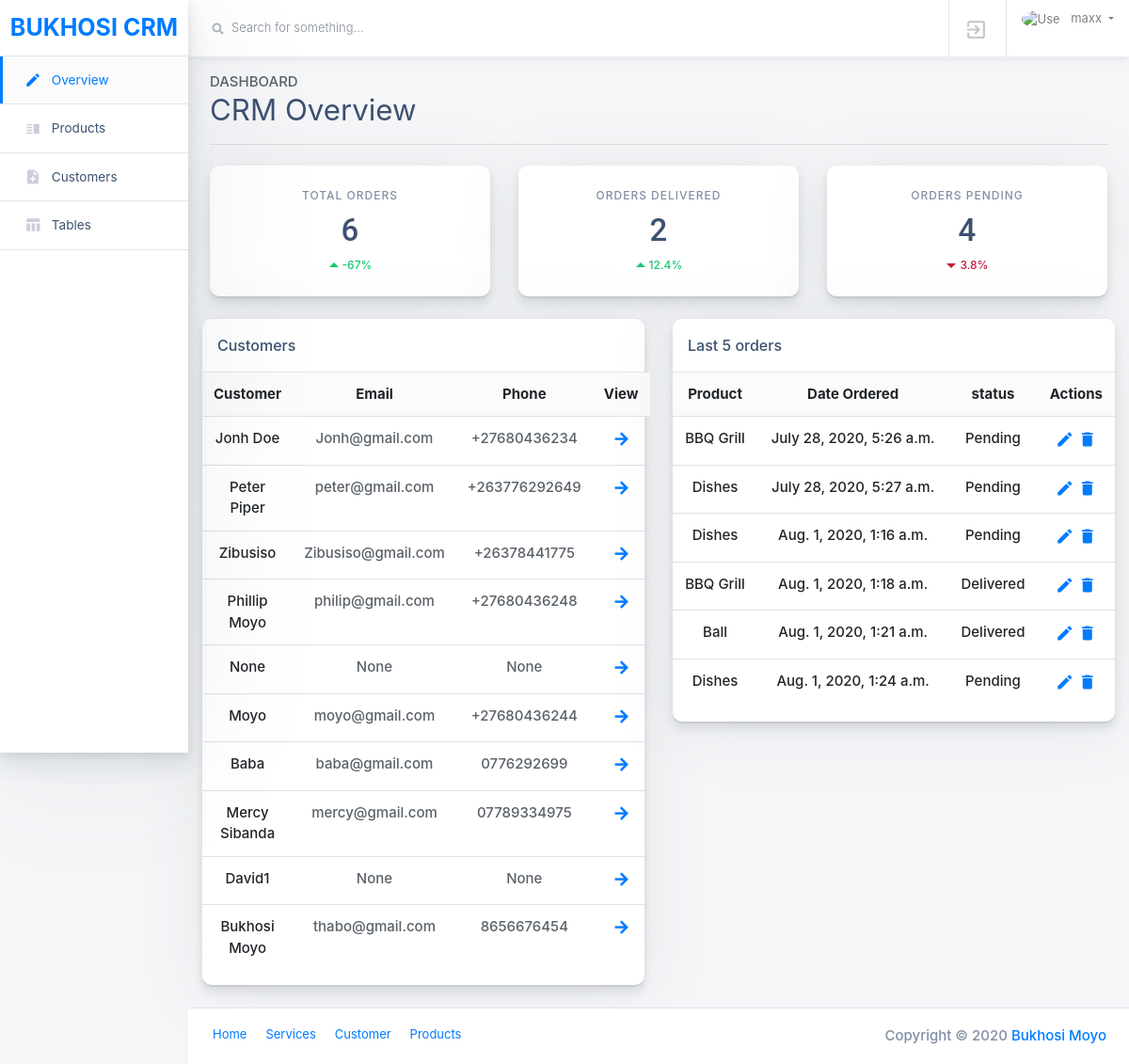
The app's page / (signed in) with its own data.
### accounts/models.py (models this page shows, shortened)
class Customer(models.Model):
    user = models.OneToOneField(User, null=True, blank=True, on_delete=models.CASCADE)
    name = models.CharField(max_length=200, null=True)
    phone = models.CharField(max_length=200, null=True)
    email = models.CharField(max_length=200, null=True)
    profile_pic = models.ImageField(default="profile.png", null=True, blank=True)
    description = models.TextField(null=True, blank=True, max_length=1000)
    date_created = models.DateTimeField(auto_now_add=True, null=True)

class Order(models.Model):
    STATUS = (
        ('Pending', 'Pending'),
        ('Out for delivery', 'Out for delivery'),
        ('Delivered', 'Delivered'),
    )
    customer = models.ForeignKey(Customer, null=True, on_delete=models.SET_NULL)
    product = models.ForeignKey(Product, null=True, on_delete=models.SET_NULL)
    date_created = models.DateTimeField(auto_now_add=True, null=True)
    status = models.CharField(max_length=200, null=True, choices=STATUS)
    note = models.CharField(max_length=200, null=True)

class Product(models.Model):
    CATEGORY = (
        ('Indoor', 'Indoor'),
        ('Outdoor', 'Outdoor'),
    )
    name = models.CharField(max_length=200, null=True)
    price = models.FloatField(null=True)
    category = models.CharField(max_length=200, null=True, choices=CATEGORY)
    description = models.CharField(max_length=200, null=True, blank=True)
    date_created = models.DateTimeField(auto_now_add=True, null=True)
    tags = models.ManyToManyField(Tag)
    def __str__(self):
        return self.name

### accounts/decorators.py (the view)
    def wrapper_function(request, *args, **kwargs):
        group = None
        if request.user.groups.exists():
            group = request.user.groups.all()[0].name
        if group == 'customer':
            return redirect('userpage')
        if group == 'admin':
            return view_func(request, *args, **kwargs)

### accounts/views.py (called while the page is built)
@login_required(login_url='login')
@admin_only
def home(request):
    orders = Order.objects.all()
    customers = Customer.objects.all()
    total_customers = customers.count()
    total_orders = orders.count()
    delivered = orders.filter(status='Delivered').count()
    pending = orders.filter(status='Pending').count()
    context = {'orders':orders,
               'customers':customers,
               'total_customers': total_customers,
               'total_orders': total_orders,
               'delivered':delivered,
               'pending': pending,
               }
    return render(request, 'accounts/dashboard.html', context)

### accounts/templates/accounts/dashboard.html
{% extends "accounts/main.html" %}
{% load static %}
{% block content %}
{% include 'accounts/navbar.html' %}
{% include 'accounts/sidebar.html' %}
{% include 'accounts/page_header.html' %}
{% include "accounts/status.html" %}
{% include "accounts/tables.html" %}
{% include "accounts/footer.html" %}
{% endblock content %}

### accounts/templates/accounts/navbar.html (shortened to what this page needs)
{% extends "accounts/main.html" %}
{% load static %}
{% block content %}
<main class="main-content col-lg-10 col-md-9 col-sm-12 p-0 offset-lg-2 offset-md-3 ">
    <div class="main-navbar sticky-top bg-white">
        <nav class="navbar align-items-stretch navbar-light flex-md-nowrap p-0">
            <form action="#" class="main-navbar__search w-100 d-none d-md-flex d-lg-flex">
            <div class="input-group input-group-seamless ml-3">
                <div class="input-group-prepend">
                <div class="input-group-text">
                    <i class="fas fa-search"></i>
                </div>
                </div>
                <input class="navbar-search form-control" type="text" placeholder="Search for something..." aria-label="Search"> </div>
            </form>
            <ul class="navbar-nav border-left flex-row ">
            <li class="nav-item border-right dropdown notifications">
                <a class="nav-link nav-link-icon text-center" href=" {% url 'logout' %} " role="button" id="dropdownMenuLink" data-toggle="dropdown" aria-haspopup="true" aria-expanded="false">
                <div class="nav-link-icon__wrapper">
                    <i class="material-icons">exit_to_app</i>
                </div>
                </a>
            </li>
            <li class="nav-item dropdown">
                <a class="nav-link dropdown-toggle text-nowrap px-3" data-toggle="dropdown" href="" role="button" aria-haspopup="true" aria-expanded="false">
                <img class="user-avatar rounded-circle mr-2" src="{{request.user.customer.profile_pic.url}}" alt="User Avatar">
                <span class="d-none d-md-inline-block"> {{ request.user }} </span>
                </a>
            </li>
            </ul>
        </nav>
    </div>
</main>
{% endblock content %}

### accounts/templates/accounts/tables.html
{% extends "accounts/main.html" %}
{% load static %}
{% block content %}
<main class="main-content col-lg-10 col-md-9 col-sm-12 p-0 offset-lg-2 offset-md-3">
  <div class="container-fluid">
      <div class="row">
          <div class="col-md-6">
          <div class="card card-small mb-4">
              <div class="card-header border-bottom">
              <h6 class="m-0">Customers  </h6>
              </div>
              <div class="card-body p-0 pb-3 text-center">
              <table class="table mb-0">
                  <thead class="bg-light">
                  <tr>
                      <th scope="col" class="border-0">Customer</th>
                      <th scope="col" class="border-0">Email</th>
                      <th scope="col" class="border-0">Phone</th>
                      <th scope="col" class="border-0">View</th>
                  </tr>
                  </thead>
                  <tbody>
                    {% for customer in customers %}
                      <tr>
                        <td title="Username">{{ customer.name }}</td>
                        <td><a class="text-secondary" title="Email" href="mailto:{{ customer.email }}"> {{ customer.email  }} </a></td>
                        <td><a class="text-secondary" title="Phone" href="tel:{{ customer.phone }}"> {{ customer.phone }} </a></td>
                        <td class="table-action">
                          <a href="{% url 'customer' customer.id %}"><i title='View' style="font-size: 20px; font-weight: 900;" class="material-icons">arrow_forward</i></a>
                        </td>
                      </tr>
                    {% endfor %}
                  </tbody>
              </table>
              </div>
          </div>
          </div>
          <div class="col">
          <div class="card card-small mb-4">
            <div class="card-header border-bottom">
              <h6 class="m-0">Last 5 orders</h6>
            </div>
            <div class="card-body p-0 pb-3 text-center">
              <table class="table mb-0">
                <thead class="bg-light">
                  <tr>
                    <th scope="col" class="border-0">Product</th>
                    <th scope="col" class="border-0">Date Ordered</th>
                    <th scope="col" class="border-0">status</th>
                    <th scope="col" class="border-0">Actions</th>
                  </tr>
                </thead>
                <tbody>
                  {% for order in orders %}
                      <tr>
                        <td>{{ order.product }}</td>
                        <td>{{ order.date_created }}</td>
                        <td>{{ order.status }}</td>
                        <td class="table-action">
                          <a href=" {% url 'update_order' order.id %} "><i title='update' style="font-size: 20px;" class="material-icons">edit</i></a>
                          <a href=" {% url 'delete_order' order.id %} "><i title='delete' style="font-size: 20px;" class="material-icons">delete</i></a>
                        </td>
                      </tr>
                    {% endfor %}
                </tbody>
              </table>
            </div>
          </div>
        </div>
      </div>
  </div>
</main>
{% endblock content %}

### records on screen
Customer: name "Jonh Doe", email "Jonh@gmail.com", phone "+27680436234"
Customer: name "Peter Piper", email "peter@gmail.com", phone "+263776292649"
Customer: name "Zibusiso", email "Zibusiso@gmail.com", phone "+26378441775"
Customer: name "Phillip Moyo", email "philip@gmail.com", phone "+27680436248"
Customer: name "None", email "None", phone "None"
Customer: name "Moyo", email "moyo@gmail.com", phone "+27680436244"
Customer: name "Baba", email "baba@gmail.com", phone "0776292699"
Customer: name "Mercy Sibanda", email "mercy@gmail.com", phone "07789334975"
Customer: name "David1", email "None", phone "None"
Customer: name "Bukhosi Moyo", email "thabo@gmail.com", phone "8656676454"
Order: product "BBQ Grill", date_created "July 28, 2020, 5:26 a.m.", status "Pending"
Order: product "Dishes", date_created "July 28, 2020, 5:27 a.m.", status "Pending"
Order: product "Dishes", date_created "Aug. 1, 2020, 1:16 a.m.", status "Pending"
Order: product "BBQ Grill", date_created "Aug. 1, 2020, 1:18 a.m.", status "Delivered"
Order: product "Ball", date_created "Aug. 1, 2020, 1:21 a.m.", status "Delivered"
Order: product "Dishes", date_created "Aug. 1, 2020, 1:24 a.m.", status "Pending"

### other values on screen
{{ request.user }} "maxx"
{{ total_orders }} "6"
{{ delivered }} "2"
{{ pending }} "4"
